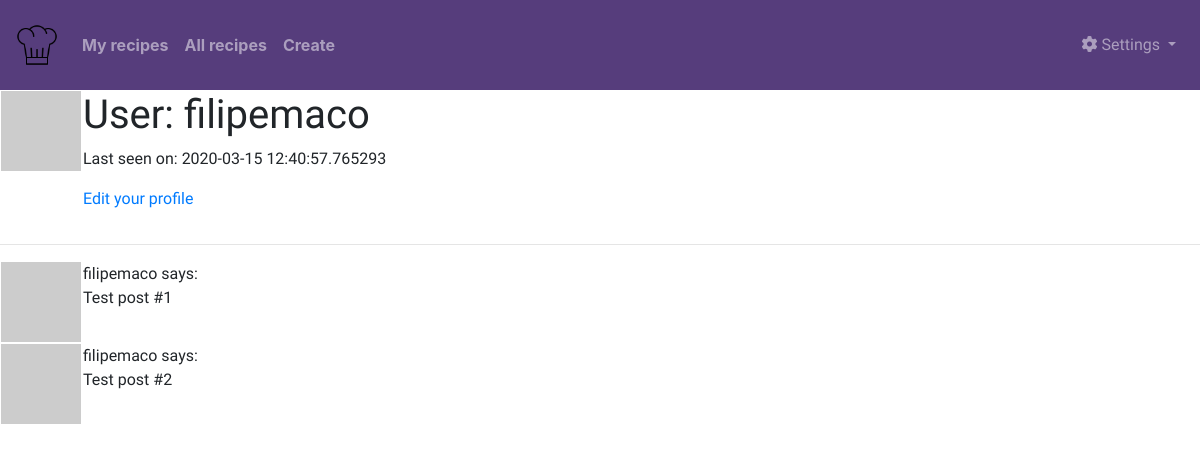
Page /main/user/filipemaco (signed in) on the earlier database version.
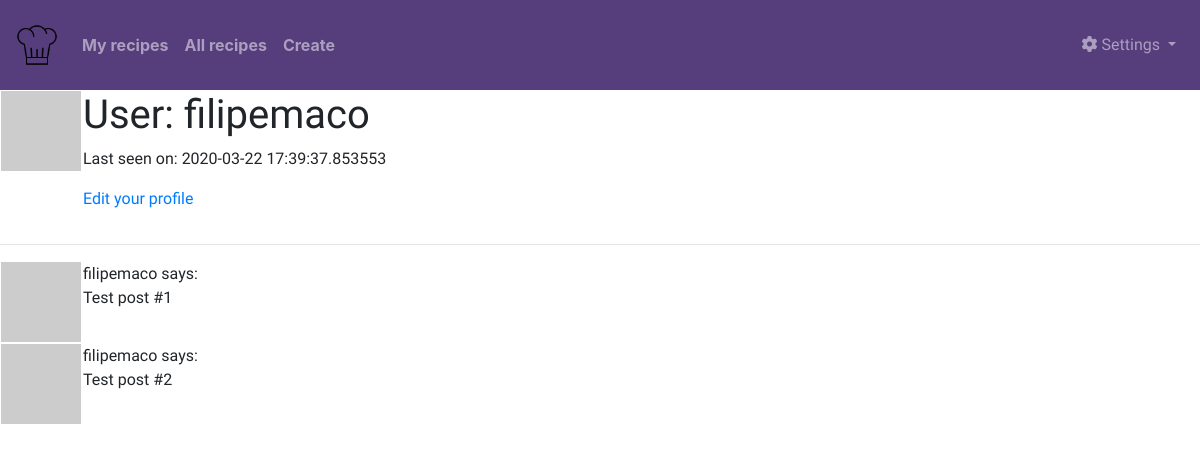
Same page on the later database version.
### app/models.py (models this page shows, shortened)
class User(UserMixin, db.Model):
    id = db.Column(db.Integer, primary_key=True)
    username = db.Column(db.String(64), index=True, unique=True)
    email = db.Column(db.String(120), index=True, unique=True)
    password_hash = db.Column(db.String(128))
    recipes = db.relationship('Recipe', backref='author', lazy='dynamic')
    about_me = db.Column(db.String(140))
    last_seen = db.Column(db.DateTime, default=datetime.utcnow)
    def avatar(self, size):
        digest = md5(self.email.lower().encode('utf-8')).hexdigest()
        return 'https://www.gravatar.com/avatar/{}?d=identicon&s={}'.format(
            digest, size)

### app/main/routes.py (the view)
@bp.route('/user/<username>')
@login_required
def user(username):
    user = User.query.filter_by(username=username).first_or_404()
    posts = [
        {'author': user, 'body': 'Test post #1'},
        {'author': user, 'body': 'Test post #2'}
    ]
    return render_template('user.html', user=user, posts=posts)

### app/main/routes.py (called while the page is built)
@bp.before_request
def before_request():
    if current_user.is_authenticated:
        current_user.last_seen = datetime.utcnow()
        db.session.commit()
        g.search_form = SearchForm()

### app/models.py (called while the page is built)
@login.user_loader
def load_user(id):
    return User.query.get(int(id))

    @classmethod
    def before_commit(cls, session):
        session._changes = {
            'add': list(session.new),
            'update': list(session.dirty),
            'delete': list(session.deleted)
        }

    @classmethod
    def after_commit(cls, session):
        for obj in session._changes['add']:
            if isinstance(obj, SearchableMixin):
                add_to_index(obj.__tablename__, obj)
        for obj in session._changes['update']:
            if isinstance(obj, SearchableMixin):
                add_to_index(obj.__tablename__, obj)
        for obj in session._changes['delete']:
            if isinstance(obj, SearchableMixin):
                remove_from_index(obj.__tablename__, obj)
        session._changes = None

### app/templates/user.html (shortened to what this page needs)
{% extends "base.html" %}
{% block content %}
    <table>
        <tr valign="top">
            <td><img src="{{ user.avatar(128) }}"></td>
            <td>
                <h1>User: {{ user.username }}</h1>
                {% if user.last_seen %}<p>Last seen on: {{ user.last_seen }}</p>{% endif %}
                {% if user == current_user %}
                <p><a href="{{ url_for('main.edit_profile') }}">Edit your profile</a></p>
                {% endif %}
            </td>
        </tr>
    </table>
    <hr>
    {% for post in posts %}
        {% include '_post.html' %}
    {% endfor %}
{% endblock %}

### app/templates/_post.html
    <table>
        <tr valign="top">
            <td><img src="{{ post.author.avatar(36) }}"></td>
            <td>{{ post.author.username }} says:<br>{{ post.body }}</td>
        </tr>
    </table>

Differences in the rows shown:
changed User "filipemaco": last_seen "2020-03-15 12:40:57.765293" → "2020-03-22 17:39:37.853553"
